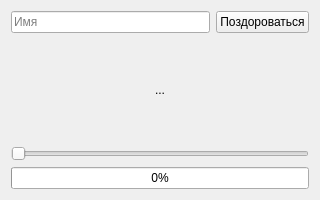
<?xml version="1.0" encoding="UTF-8"?>
<ui version="4.0">
 <class>Form</class>
 <widget class="QWidget" name="Form">
  <property name="geometry">
   <rect>
    <x>0</x>
    <y>0</y>
    <width>320</width>
    <height>200</height>
   </rect>
  </property>
  <property name="windowTitle">
   <string>Форма</string>
  </property>
  <layout class="QVBoxLayout" name="verticalLayout">
   <item>
    <layout class="QHBoxLayout" name="horizontalLayout">
     <item>
      <widget class="QLineEdit" name="name">
       <property name="placeholderText">
        <string>Имя</string>
       </property>
      </widget>
     </item>
     <item>
      <widget class="QPushButton" name="hello">
       <property name="text">
        <string>Поздороваться</string>
       </property>
      </widget>
     </item>
    </layout>
   </item>
   <item>
    <widget class="QLabel" name="greeting">
     <property name="text">
      <string>...</string>
     </property>
     <property name="alignment">
      <set>Qt::AlignCenter</set>
     </property>
    </widget>
   </item>
   <item>
    <widget class="QSlider" name="slider">
     <property name="maximum">
      <number>100</number>
     </property>
     <property name="orientation">
      <enum>Qt::Horizontal</enum>
     </property>
    </widget>
   </item>
   <item>
    <widget class="QProgressBar" name="progress">
     <property name="value">
      <number>0</number>
     </property>
    </widget>
   </item>
  </layout>
 </widget>
 <resources/>
 <connections/>
</ui>
